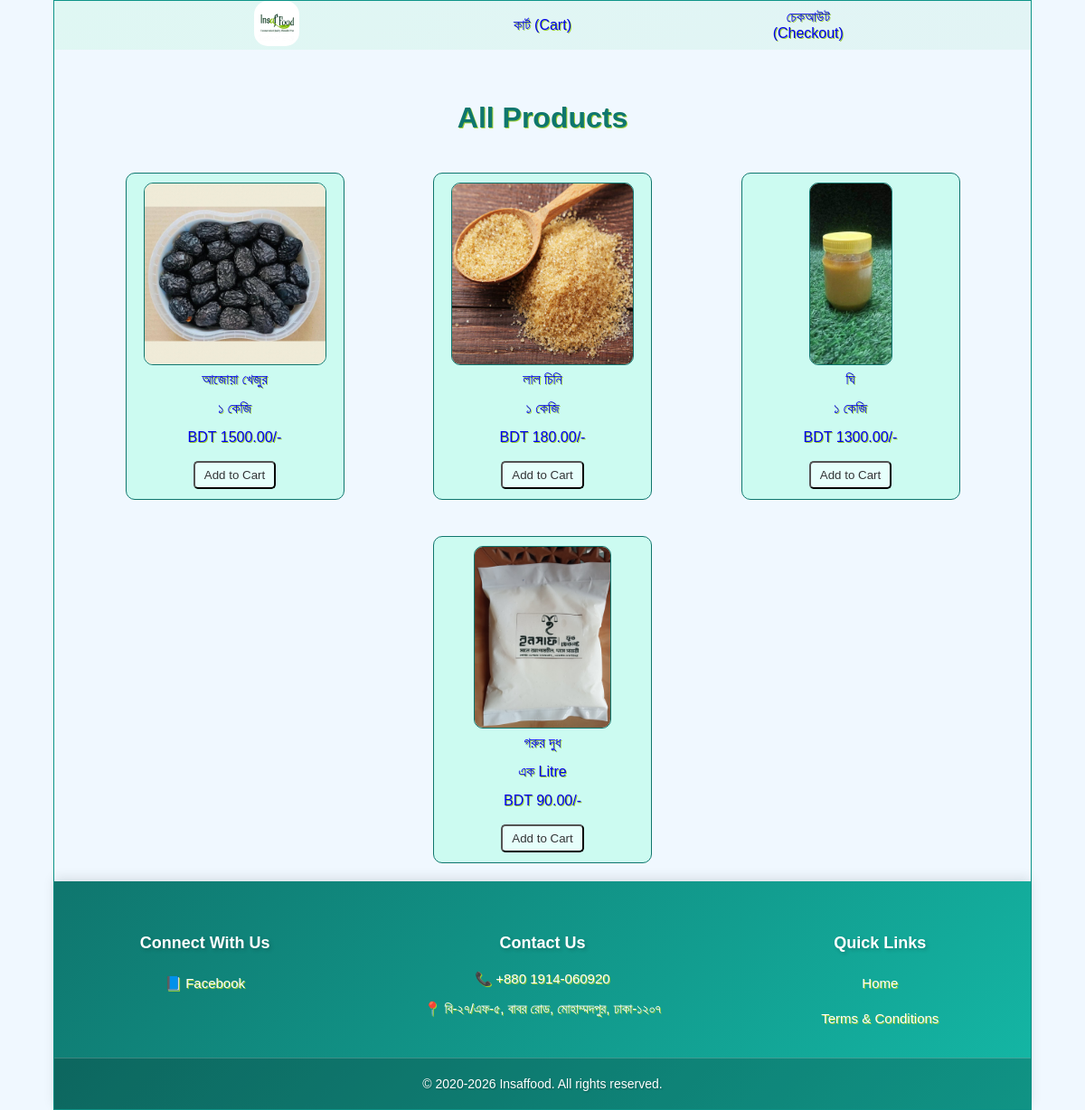
The page / on the database its author committed.
### shop/models.py (models this page shows, shortened)
class Product(models.Model):
    name = models.CharField(max_length=100)
    amount = models.CharField(max_length=50)
    description = models.TextField(max_length=500)
    price = models.DecimalField(max_digits=6, decimal_places=2)
    image = models.ImageField(upload_to='shop/products/')
    link = models.SlugField(max_length=100, unique=True, blank=True, editable=False)

### shop/views.py (the view)
# urls.py: path('', views.home, name='home'),
def home(request):
    products = Product.objects.all()
    return render(request, 'shop/home.html', {'products': products})

### templates/shop/home.html (shortened to what this page needs)
{% extends "shop/base.html" %}
{% block content %}
<h1>All Products</h1>
<div class="all-products">
  {% if products %}
  {% for product in products %}
  {% if product.link %}
  <form method="post" action="{% url 'add_to_cart' product.id %}">
    <div class="product-card">
      <a href="{% url 'product_detail' product.link %}">
        <div class="brief-details">
          {% if product.image %}
          <img src="{{ product.image.url }}">
          {% else %}
          <p>Image unavailable</p>
          {% endif %}
          <p>{{ product.name }}</p>
          <p>{{ product.amount }}</p>
          <p>BDT {{ product.price }}/-</p>
        </div>
      </a>
      <button type="submit" class="btn-primary">Add to Cart</button>
    </div>
  </form>
  {% endif %}
  {% endfor %}
  {% else %}
  <p>No products available yet.</p>
  {% endif %}
</div>
{% endblock %}

### static/shop/style.css (style rules this page uses)
:root { --color-page-bg: #f0f8ff; --color-accent: #0f766e; --color-accent-dark: #115e59; --color-accent-soft: #ccfbf1; --color-accent-soft-2: #e6fffb; --color-accent-soft-3: #f0fdfa; --color-accent-muted: #c7d9d6; --color-text-dark: rgb(51, 53, 55); --shadow-accent-light: rgba(15, 118, 110, 0.2); --shadow-accent-medium: rgba(15, 118, 110, 0.3); --shadow-accent-strong: rgba(15, 118, 110, 0.5); --gradient-accent: linear-gradient(135deg, #0f766e, #14b8a6); --gradient-accent-hover: linear-gradient(135deg, #115e59, #0d9488); --gradient-header: linear-gradient(135deg, #dff7f3 0%, #e2f4f5 100%); }
body { width: 1080px; margin: 0px auto; justify-content: center; margin: 0 auto; padding: 0; border: #0d9488 solid 1px; background-color: var(--color-page-bg); color: var(--color-accent); text-shadow: 1px 1px yellowgreen; font-family: sans-serif; }
a { text-decoration: none; }
h1 { text-align: center; }
.all-products { display: flex; flex-wrap: wrap; justify-content: space-evenly; }
.product-card { display: flex; flex-direction: column; align-items: center; width: 240px; height: 360px; padding: 0; margin: 20px; border: var(--color-accent) solid 1px; border-radius: 10px; background-color: var(--color-accent-soft); }
.product-card img { position: relative; top: 0px; border: var(--color-accent) solid 1px; height: 200px; border-radius: 10px; margin: 0; }
.brief-details { display: flex; flex-direction: column; align-items: center; padding: 10px 0px; line-height: 0%; }
.btn-primary { display: flex; justify-content: center; padding: 6px 10px; color: var(--color-text-dark); background-color: var(--color-accent-soft-2); border-radius: 5px; }

### rows shown on the page
Product: image (picture), name "আজোয়া খেজুর", amount "১ কেজি", price "1500.00"
Product: image (picture), name "লাল চিনি", amount "১ কেজি", price "180.00"
Product: image (picture), name "ঘি", amount "১ কেজি", price "1300.00"
Product: image (picture), name "গরুর দুধ", amount "এক Litre", price "90.00"
